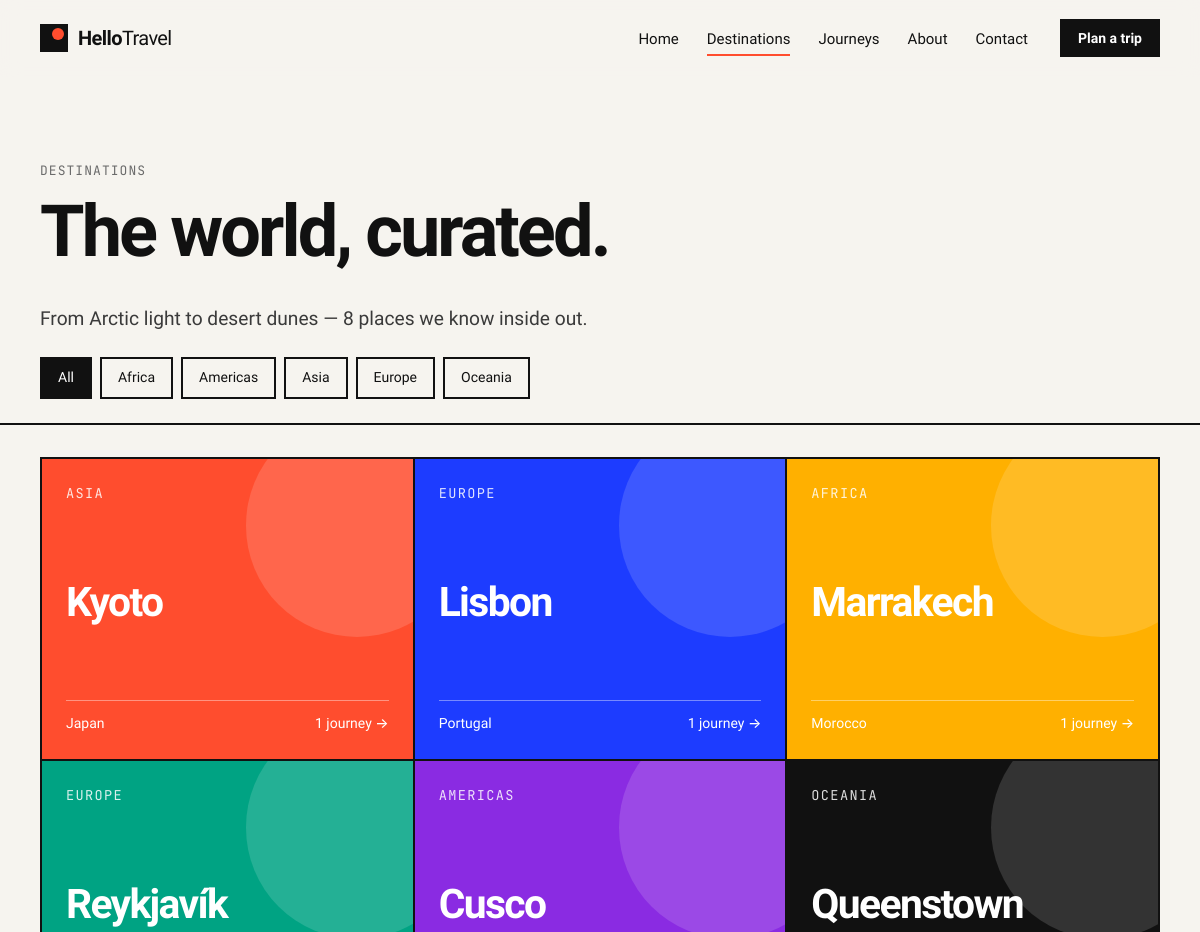
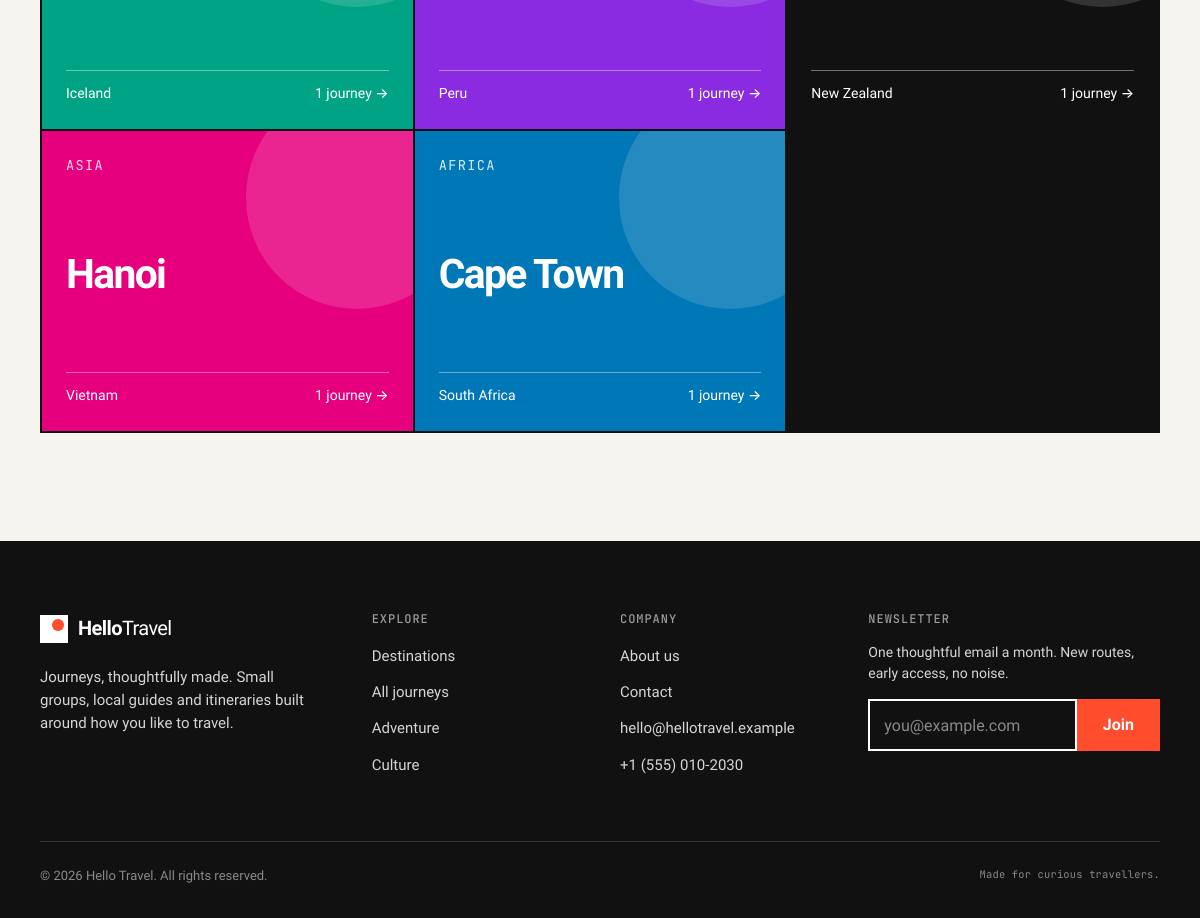
Page /destinations.php on the committed database (2 pictures, top to bottom).
### tables this page shows
CREATE TABLE destinations (
    id           INT UNSIGNED AUTO_INCREMENT PRIMARY KEY,
    slug         VARCHAR(120) NOT NULL UNIQUE,
    name         VARCHAR(120) NOT NULL,
    country      VARCHAR(120) NOT NULL,
    region       VARCHAR(60)  NOT NULL,
    summary      VARCHAR(300) NOT NULL,
    description  TEXT         NOT NULL,
    best_time    VARCHAR(120) NOT NULL DEFAULT 'Year-round',
    image_url    VARCHAR(500) NULL,
    accent_color VARCHAR(7)   NOT NULL DEFAULT '#1d3cff',
    is_featured  TINYINT(1)   NOT NULL DEFAULT 0,
    is_active    TINYINT(1)   NOT NULL DEFAULT 1,
    sort_order   INT          NOT NULL DEFAULT 0,
    created_at   DATETIME     NOT NULL DEFAULT CURRENT_TIMESTAMP,
    INDEX idx_dest_region (region)
);

### includes/functions.php (called while the page is built, shortened)
<?php
function e(?string $value): string
{
    return htmlspecialchars((string) $value, ENT_QUOTES | ENT_SUBSTITUTE, 'UTF-8');
}
function url(string $path = '', array $query = []): string
{
    $u = BASE_URL . '/' . ltrim($path, '/');
    return $query ? $u . '?' . http_build_query($query) : $u;
}
function asset(string $path): string
{
    $file = __DIR__ . '/../assets/' . ltrim($path, '/');
    $v = is_file($file) ? filemtime($file) : 1;
    return url('assets/' . ltrim($path, '/')) . '?v=' . $v;
}
function is_current(string $page): bool
{
    return basename($_SERVER['SCRIPT_NAME'] ?? '') === $page;
}
function get_destinations(?int $limit = null, bool $featuredOnly = false, string $region = ''): array
{
    $sql = 'SELECT d.*, (SELECT COUNT(*) FROM packages p WHERE p.destination_id = d.id AND p.is_active = 1) AS package_count
            FROM destinations d WHERE d.is_active = 1';
    $params = [];
    $sql .= ' ORDER BY d.sort_order, d.name';
    $st = db()->prepare($sql);
    $st->execute($params);
    return $st->fetchAll();
}
function get_regions(): array
{
    return db()->query('SELECT DISTINCT region FROM destinations WHERE is_active = 1 ORDER BY region')
        ->fetchAll(PDO::FETCH_COLUMN);
}

### includes/db.php (called while the page is built)
<?php
function db(): PDO
{
    static $pdo = null;
    if ($pdo === null) {
        $pdo = new PDO(DB_DSN, DB_USER, DB_PASS, [
            PDO::ATTR_ERRMODE            => PDO::ERRMODE_EXCEPTION,
            PDO::ATTR_DEFAULT_FETCH_MODE => PDO::FETCH_ASSOC,
            PDO::ATTR_EMULATE_PREPARES   => false,
        ]);
    }
    return $pdo;
}

### includes/destination-card.php (the view, shortened to what this page needs)
<a class="dest-card" href="<?= e(url('destination.php', ['slug' => $d['slug']])) ?>" style="--tile: <?= e($d['accent_color']) ?>">
    <span class="dest-meta mono"><?= e($d['region']) ?></span>
    <span class="dest-name"><?= e($d['name']) ?></span>
    <span class="dest-foot"><span><?= e($d['country']) ?></span><span><?= (int) $d['package_count'] ?> journey<?= (int) $d['package_count'] === 1 ? '' : 's' ?> →</span></span>
</a>

### includes/header.php (shortened to what this page needs)
<?php
$nav = [
    'index.php'        => 'Home',
    'destinations.php' => 'Destinations',
    'packages.php'     => 'Journeys',
    'about.php'        => 'About',
    'contact.php'      => 'Contact',
];
?>
<!DOCTYPE html>
<html lang="en">
<head>
    <link rel="stylesheet" href="<?= e(asset('css/style.css')) ?>">
</head>
<body>
<header class="site-header" data-header>
    <div class="container header-inner">
        <a class="brand" href="<?= e(url('index.php')) ?>" aria-label="<?= e(SITE_NAME) ?> home">
            <span class="brand-mark" aria-hidden="true"></span>
            <span class="brand-name">Hello<span>Travel</span></span>
        </a>
        <nav id="site-nav" class="site-nav" data-nav>
            <ul>
                <?php foreach ($nav as $href => $label): ?>
                    <li><a href="<?= e(url($href)) ?>"<?= is_current($href) ? ' aria-current="page"' : '' ?>><?= e($label) ?></a></li>
                <?php endforeach; ?>
            </ul>
            <a class="btn btn-primary btn-sm" href="<?= e(url('contact.php')) ?>">Plan a trip</a>
        </nav>
    </div>
</header>
<main id="main">

### destinations.php (shortened to what this page needs)
<?php
$regions = get_regions();
$region  = isset($_GET['region']) && in_array($_GET['region'], $regions, true) ? $_GET['region'] : '';
$destinations = get_destinations(null, false, $region);
require __DIR__ . '/includes/header.php';
?>
<section class="page-hero">
    <div class="container">
        <p class="eyebrow">Destinations</p>
        <h1 class="display-lg">The world, curated.</h1>
        <p class="lede">From Arctic light to desert dunes — <?= count($destinations) ?> places we know inside out.</p>
        <nav class="chips" aria-label="Filter by region">
            <a class="chip<?= $region === '' ? ' is-active' : '' ?>" href="<?= e(url('destinations.php')) ?>">All</a>
            <?php foreach ($regions as $r): ?>
                <a class="chip<?= $region === $r ? ' is-active' : '' ?>" href="<?= e(url('destinations.php', ['region' => $r])) ?>"><?= e($r) ?></a>
            <?php endforeach; ?>
        </nav>
    </div>
</section>
<section class="section section-tight">
    <div class="container">
        <?php if ($destinations): ?>
            <div class="dest-grid">
                <?php foreach ($destinations as $d) { include __DIR__ . '/includes/destination-card.php'; } ?>
            </div>
        <?php else: ?>
            <p class="empty">No destinations found in this region yet.</p>
        <?php endif; ?>
    </div>
</section>
<?php require __DIR__ . '/includes/footer.php'; ?>

### includes/footer.php (shortened to what this page needs)
</main>
<footer class="site-footer">
    <div class="container">
        <div class="footer-grid">
            <div class="footer-brand">
                <a class="brand brand-invert" href="<?= e(url('index.php')) ?>">
                    <span class="brand-mark" aria-hidden="true"></span>
                    <span class="brand-name">Hello<span>Travel</span></span>
                </a>
                <p><?= e(SITE_TAGLINE) ?> Small groups, local guides and itineraries built around how you like to travel.</p>
            </div>
            <div>
                <h2 class="footer-title">Explore</h2>
                <ul class="footer-links">
                    <li><a href="<?= e(url('destinations.php')) ?>">Destinations</a></li>
                    <li><a href="<?= e(url('packages.php')) ?>">All journeys</a></li>
                    <li><a href="<?= e(url('packages.php', ['style' => 'Adventure'])) ?>">Adventure</a></li>
                    <li><a href="<?= e(url('packages.php', ['style' => 'Culture'])) ?>">Culture</a></li>
                </ul>
            </div>
            <div>
                <h2 class="footer-title">Company</h2>
                <ul class="footer-links">
                    <li><a href="<?= e(url('about.php')) ?>">About us</a></li>
                    <li><a href="<?= e(url('contact.php')) ?>">Contact</a></li>
                    <li><a href="mailto:<?= e(SITE_EMAIL) ?>"><?= e(SITE_EMAIL) ?></a></li>
                    <li><a href="tel:<?= e(preg_replace('/[^0-9+]/', '', SITE_PHONE)) ?>"><?= e(SITE_PHONE) ?></a></li>
                </ul>
            </div>
            <div>
                <h2 class="footer-title">Newsletter</h2>
                <p class="footer-small">One thoughtful email a month. New routes, early access, no noise.</p>
                <form class="inline-form" method="post" action="<?= e(url('subscribe.php')) ?>">
                    <input id="footer-email" type="email" name="email" placeholder="you@example.com" required maxlength="190">
                    <button class="btn btn-accent" type="submit">Join</button>
                </form>
            </div>
        </div>
        <div class="footer-bottom">
            <span>&copy; <?= date('Y') ?> <?= e(SITE_NAME) ?>. All rights reserved.</span>
            <span class="mono">Made for curious travellers.</span>
        </div>
    </div>
</footer>
</body>
</html>

### rows in the picture
destinations: region "ASIA", name "Kyoto", country "Japan", package_count "1"
destinations: region "EUROPE", name "Lisbon", country "Portugal", package_count "1"
destinations: region "AFRICA", name "Marrakech", country "Morocco", package_count "1"
destinations: region "EUROPE", name "Reykjavík", country "Iceland", package_count "1"
destinations: region "AMERICAS", name "Cusco", country "Peru", package_count "1"
destinations: region "OCEANIA", name "Queenstown", country "New Zealand", package_count "1"
destinations: region "ASIA", name "Hanoi", country "Vietnam", package_count "1"
destinations: region "AFRICA", name "Cape Town", country "South Africa", package_count "1"

### other values in the picture
$label "Home"
$label "Destinations"
$label "Journeys"
$label "About"
$label "Contact"
count($destinations) "8"
$r "Africa"
$r "Americas"
$r "Asia"
$r "Europe"
$r "Oceania"
SITE_TAGLINE "Journeys, thoughtfully made."
SITE_EMAIL "hello@hellotravel.example"
SITE_PHONE "+1 (555) 010-2030"
SITE_NAME "Hello Travel"
